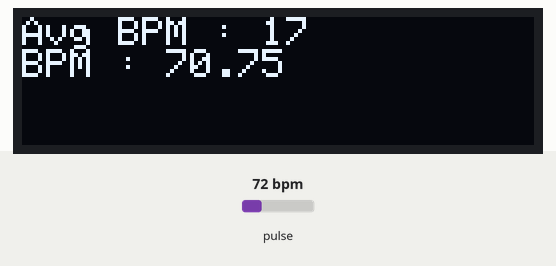
This program was run on a simulated Arduino Uno, built with avr-gcc and run on an emulated ATmega328P. On the bench: 128×32 one-colour display. Inputs (shaded band) come from the test bench; at power-on: pulse 72 bpm. What the program prints to the serial monitor is not drawn.

Above: at 0.9 s.
1.9 s: pulse set to 130 bpm
At 4.0 s:
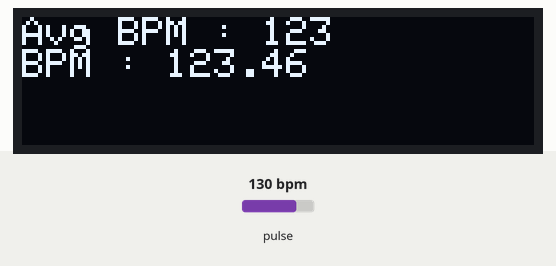
4.1 s: pulse set to 42 bpm
At 6.1 s:
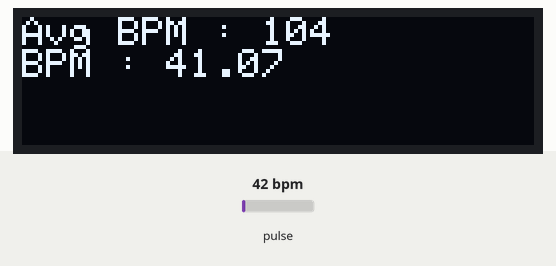
7.1 s: pulse set to 158 bpm
At 8.9 s:
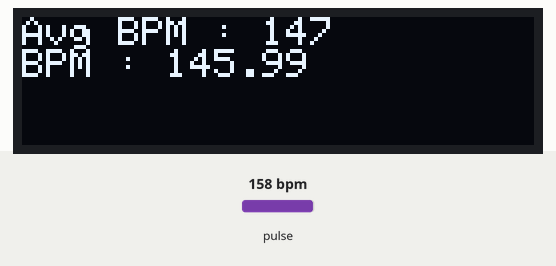
9.0 s: pulse set to 70 bpm
At 10.3 s:
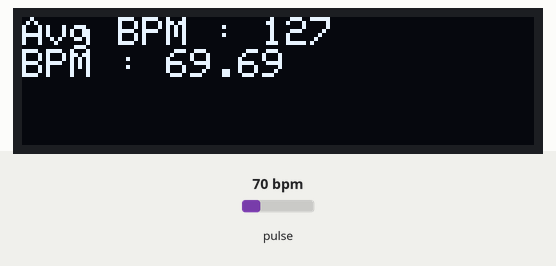
Timing chart, 0 to 12.0 s (numbered marks = the images above; inputs shaded):
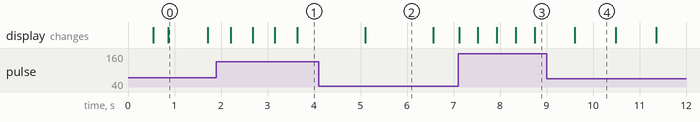

Measured:
- after the input at 7.1 s, the display: first changes at once (image 3 shows a later state)
- what the display in image 0 shows lasts 0.8 s, from 0.9 s to 1.7 s
- what the display in image 2 shows lasts 1.5 s, from 5.1 s to 6.6 s
- what the display in image 4 shows lasts 0.9 s, from 9.6 s to 10.5 s

The program:

main.cpp
```cpp
#include <Arduino.h>
#include <SPI.h>
#include <Wire.h>
#include <Adafruit_GFX.h>
#include <Adafruit_SSD1306.h>
#include "MAX30105.h"
#include "heartRate.h"

MAX30105 particleSensor;

const byte RATE_SIZE  = 4;
byte rates[RATE_SIZE];
byte rateSpot = 0;
long lastBeat = 0;
float beatsPerMinute;
int beatAvg;


#if defined(ESP8266)
  #define BUTTON_A  0
  #define BUTTON_B 16
  #define BUTTON_C  2
  #define WIRE Wire
#elif defined(ARDUINO_ADAFRUIT_FEATHER_ESP32C6)
  #define BUTTON_A  7
  #define BUTTON_B  6
  #define BUTTON_C  5
  #define WIRE Wire
#elif defined(ESP32)
  #define BUTTON_A 15
  #define BUTTON_B 32
  #define BUTTON_C 14
  #define WIRE Wire
#elif defined(ARDUINO_STM32_FEATHER)
  #define BUTTON_A PA15
  #define BUTTON_B PC7
  #define BUTTON_C PC5
  #define WIRE Wire
#elif defined(TEENSYDUINO)
  #define BUTTON_A  4
  #define BUTTON_B  3
  #define BUTTON_C  8
  #define WIRE Wire
#elif defined(ARDUINO_FEATHER52832)
  #define BUTTON_A 31
  #define BUTTON_B 30
  #define BUTTON_C 27
  #define WIRE Wire
#elif defined(ARDUINO_ADAFRUIT_FEATHER_RP2040)
  #define BUTTON_A  9
  #define BUTTON_B  8
  #define BUTTON_C  7
  #define WIRE Wire
#else // 32u4, M0, M4, nrf52840 and 328p
  #define BUTTON_A  9
  #define BUTTON_B  6
  #define BUTTON_C  5
  #define WIRE Wire
#endif

Adafruit_SSD1306 display = Adafruit_SSD1306(128, 32, &WIRE);

void setup() {
  Serial.begin(9600);
  display.begin(SSD1306_SWITCHCAPVCC, 0x3C);
  Serial.println("[Debug]: Placeholder for new line!");
  Serial.println("[Debug]: OLED begin!");
  delay(500);
  display.clearDisplay();
  display.setCursor(0,0);
  display.setTextSize(1);
  display.setTextColor(SSD1306_WHITE);
  display.println("[Debug] : Ready!");
  Serial.println("[Debug] : OLED is ready!");
  display.display();
  delay(100);

  //Sensor
  particleSensor.begin(Wire, I2C_SPEED_FAST);
  particleSensor.setup();
  particleSensor.setPulseAmplitudeRed(0x0A);
  Serial.println("[Debug]: Sensor is ready!");
}


void loop() {
  long irValue = particleSensor.getIR();

  if (checkForBeat(irValue) == true)
  {
    //We sensed a beat!
    long delta = millis() - lastBeat;
    lastBeat = millis();

    beatsPerMinute = 60 / (delta / 1000.0);


    if (beatsPerMinute < 255 && beatsPerMinute > 20)
    {
      rates[rateSpot++] = (byte)beatsPerMinute; //Store this reading in the array
      rateSpot %= RATE_SIZE; //Wrap variable

      //Take average of readings
      beatAvg = 0;
      for (byte x = 0 ; x < RATE_SIZE ; x++)
        beatAvg += rates[x];
      beatAvg /= RATE_SIZE;
    }
    display.clearDisplay();
    display.setCursor(0,0);
    display.print("Avg BPM : ");
    display.println(beatAvg);
    display.print("BPM : ");
    display.println(beatsPerMinute);
    display.display();

  }

  Serial.print("IR=");
  Serial.print(irValue);
  Serial.print(", BPM=");
  Serial.print(beatsPerMinute);
  Serial.print(", Avg BPM=");
  Serial.print(beatAvg);

  if (irValue < 50000){
    Serial.print(" No finger?");
    display.clearDisplay();
    display.setCursor(0,0);
    display.println("Please place your ");
    display.println("figer on sensor");
    display.display();
  }
  Serial.println();

}
```
